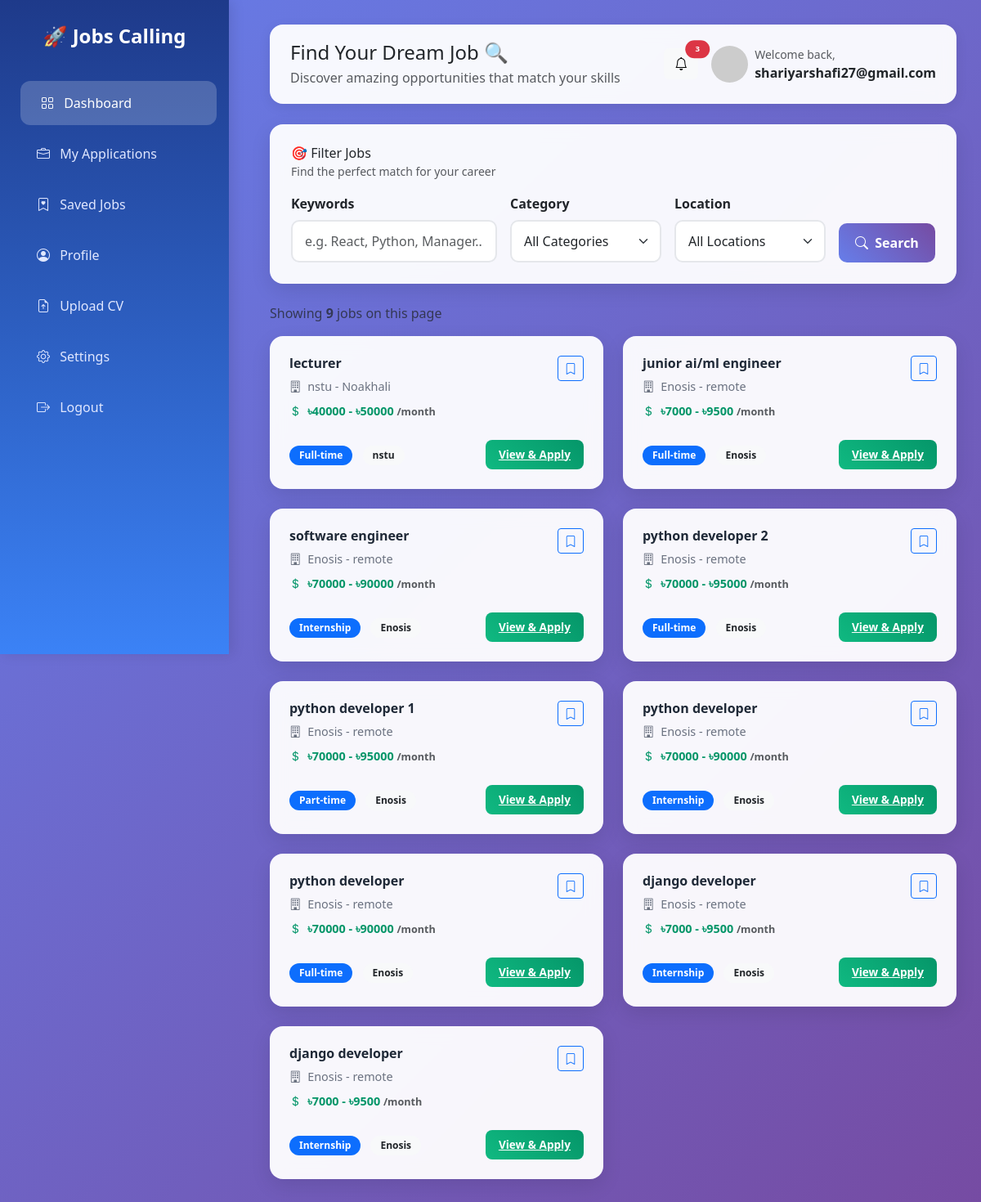
Before: /candidate/dashboard/ (signed in) with the older database file.
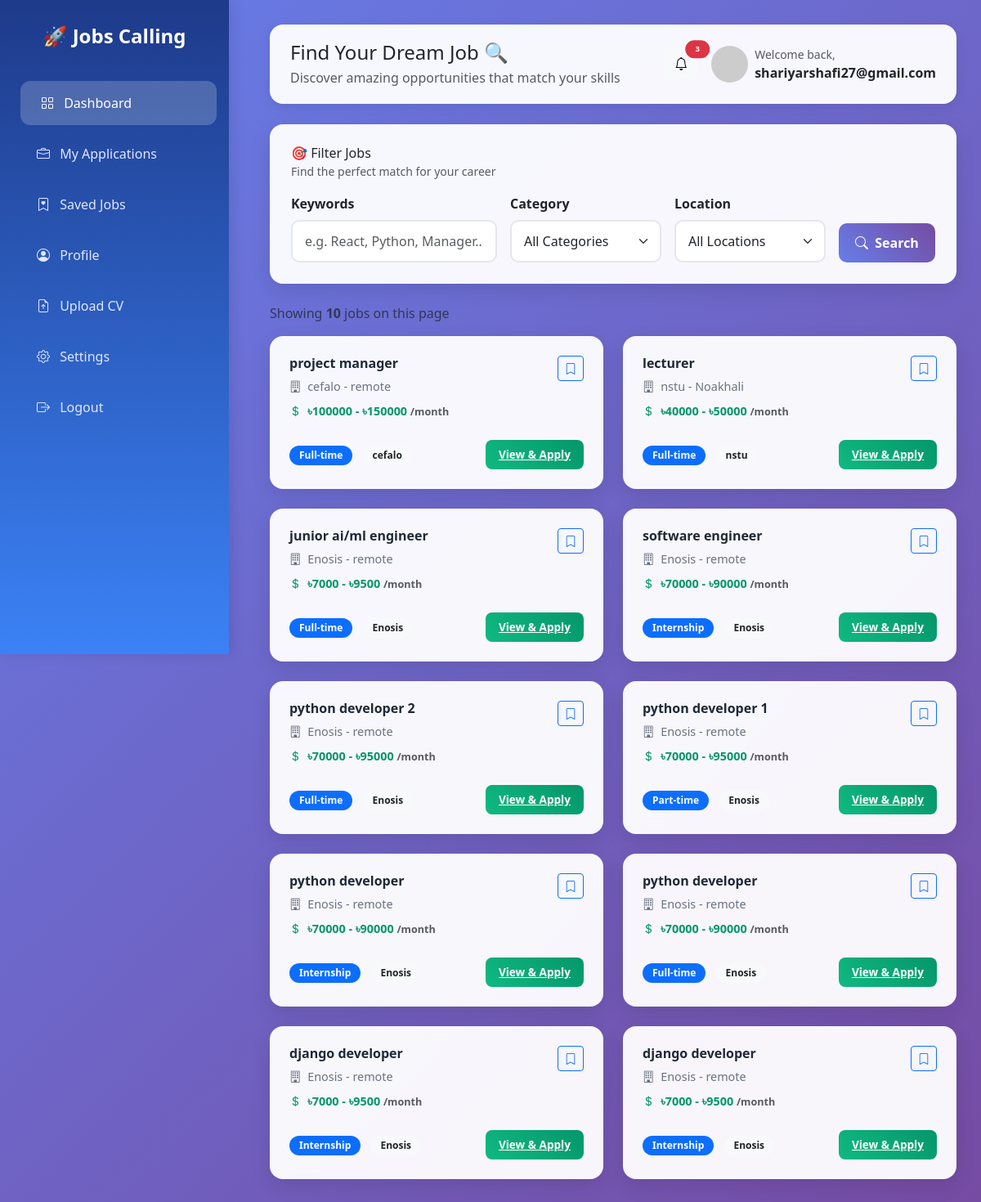
After: the same page with the newer database file.
### home/models.py (models this page shows, shortened)
class JobPosting(models.Model):
    company = models.ForeignKey(
        CompanyProfile,
        on_delete=models.CASCADE,
        related_name='job_postings',
        help_text="The company that posted this job."
    )
    title = models.CharField(max_length=255, help_text="The job title (e.g., 'Senior Python Developer')")
    description = models.TextField(help_text="Detailed description of the role.")
    location = models.CharField(max_length=100, help_text="City, State, or 'Remote'")
    JOB_TYPES = [
        ('FT', 'Full-time'),
        ('PT', 'Part-time'),
        ('CT', 'Contract'),
        ('IT', 'Internship'),
    ]
    job_type = models.CharField(
        max_length=2,
        choices=JOB_TYPES,
        default='FT',
        help_text="Type of employment."
    )
    min_salary = models.IntegerField(
        null=True,
        blank=True,
        validators=[MinValueValidator(0)],
        help_text="Minimum expected annual salary (optional)."
    )
    max_salary = models.IntegerField(
        null=True,
        blank=True,
        validators=[MinValueValidator(0)],
        help_text="Maximum expected annual salary (optional)."
    )
    requirements = models.TextField(help_text="Key skills and qualifications required (e.g., technologies, education).")
    posted_date = models.DateTimeField(auto_now_add=True)
    application_deadline = models.DateField(null=True, blank=True)
    is_active = models.BooleanField(default=True, help_text="Is this job currently accepting applications?")
    class Meta:
        ordering = ['-posted_date']
        verbose_name_plural = "Job Postings"

class CompanyProfile(models.Model):
    user = models.OneToOneField(User, on_delete=models.CASCADE)
    company_name = models.CharField(max_length=200)
    industry = models.CharField(max_length=100)
    company_size = models.CharField(max_length=50)
    contact_person = models.CharField(max_length=150)
    phone_number = models.CharField(max_length=20)
    website = models.URLField(blank=True, null=True)
    agree_terms = models.BooleanField(default=False)

### home/views.py (the view)
# urls.py: path('candidate/dashboard/', views.candidate_dashboard, name='candidate_dashboard'),
@login_required
def candidate_dashboard(request):
    from .models import JobPosting
    job_qs = JobPosting.objects.filter(is_active=True).select_related('company').annotate(app_count=Count('applications')).order_by('-posted_date')
    paginator = Paginator(job_qs, 10)
    page = request.GET.get('page', 1)
    try:
        jobs_page = paginator.page(page)
    except PageNotAnInteger:
        jobs_page = paginator.page(1)
    except EmptyPage:
        jobs_page = paginator.page(paginator.num_pages)
    context = {
        'jobs': jobs_page,  # Page object usable like an iterable in templates
        'paginator': paginator,
        'page_obj': jobs_page,
    }
    return render(request, "CandidateDashboard.html", context)

### home/templates/CandidateDashboard.html (shortened to what the changed rows need)
<!DOCTYPE html>
<html lang="en">
<head>
  <link href="https://cdn.jsdelivr.net/npm/bootstrap@5.3.2/dist/css/bootstrap.min.css" rel="stylesheet">
  <link href="https://cdn.jsdelivr.net/npm/bootstrap-icons/font/bootstrap-icons.css" rel="stylesheet">
</head>
<body>
  <div class="content">
    <div class="mb-3">
      <p class="text-muted mb-0" id="jobsCount">Showing <strong>{% if page_obj %}{{ page_obj|length }}{% else %}{{ jobs|length }}{% endif %}</strong> jobs on this page</p>
    </div>
    <div class="row" id="jobsContainer">
      {% if jobs and jobs|length > 0 %}
        {% for job in jobs %}
          <div class="col-lg-6 mb-4 job-card"
               data-category="{{ job.get_job_type_display|default:'' }}"
               data-location="{{ job.location|default:'' }}"
               data-keywords="{{ job.title }} {{ job.requirements }} {{ job.company.company_name }}">
            <div class="card p-4">
              <div class="d-flex justify-content-between align-items-start mb-3">
                <div class="flex-grow-1">
                  <h6 class="job-title">{{ job.title }}</h6>
                  <p class="job-company mb-2"><i class="bi bi-building me-1"></i> {{ job.company.company_name }} - {{ job.location }}</p>
                  {% if job.min_salary or job.max_salary %}
                    <p class="job-salary mb-2"><i class="bi bi-currency-dollar me-1"></i>
                      {% if job.min_salary %}৳{{ job.min_salary }}{% endif %}
                      {% if job.max_salary %} - ৳{{ job.max_salary }}{% endif %}
                      <small class="text-muted">/month</small>
                    </p>
                  {% endif %}
                </div>
                <button type="button" class="btn btn-outline-primary btn-sm" onclick="saveJob(this);" aria-label="Save job">
                  <i class="bi bi-bookmark"></i>
                </button>
              </div>
              <div class="d-flex justify-content-between align-items-center">
                <div>
                  <span class="badge bg-primary me-2">{{ job.get_job_type_display }}</span>
                  <span class="badge bg-light text-dark">{{ job.company.company_name }}</span>
                </div>
                <a href="{% url 'job_detail' job.id %}" class="apply-btn">View & Apply</a>
              </div>
            </div>
          </div>
        {% endfor %}
      {% else %}
        <div class="col-12 no-jobs">
          <i class="bi bi-search" style="font-size: 3rem; color: #d1d5db;"></i>
          <h5 class="mt-3">No jobs found</h5>
          <p>Try adjusting your search criteria to find more opportunities.</p>
        </div>
      {% endif %}
    </div>
  </div>
</body>
</html>

Changed rows visible on the page:
added JobPosting: title "project manager", company.company_name "cefalo", location "remote", min_salary "100000", max_salary "150000", job_type "Full-time"
Other visible differences:
{{ page_obj|length }}: "9" → "10"
